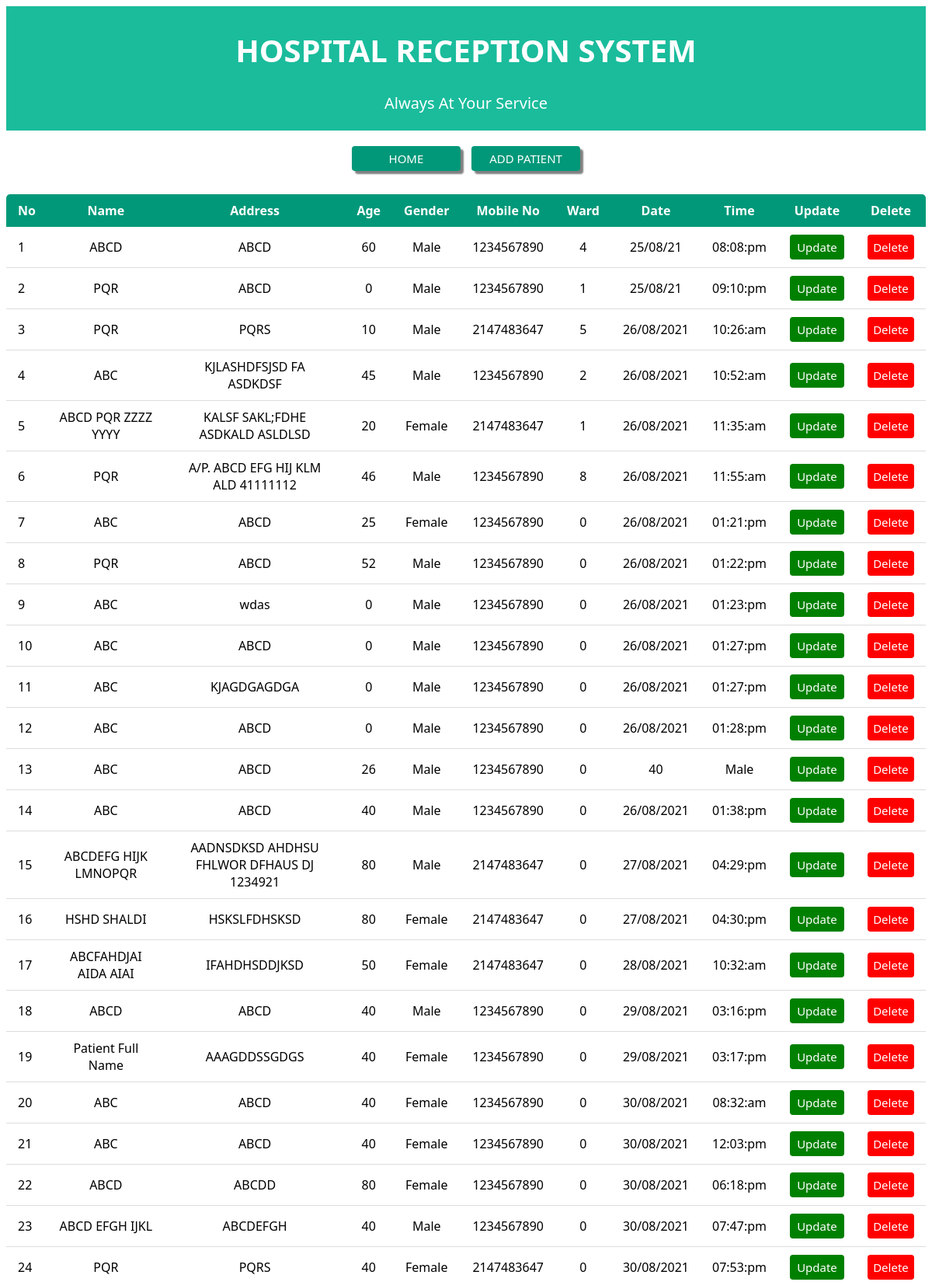
The app's page /pshow.php (signed in, upper part) with its own data.
### tables this page shows
CREATE TABLE `patient` (
  `no` int(10) NOT NULL,
  `name` varchar(50) NOT NULL,
  `address` varchar(100) NOT NULL,
  `mobile` varchar(10) NOT NULL,
  `date` varchar(20) NOT NULL,
  `time` varchar(20) NOT NULL,
  `gender` varchar(20) NOT NULL,
  `age` int(10) NOT NULL,
  `visit` varchar(100) NOT NULL,
  `ward` int(10) NOT NULL,
  `discharge_date` varchar(20) NOT NULL,
  `discharge_time` varchar(20) NOT NULL
);

### pshow.php (the view, shortened to what this page needs)
<!DOCTYPE html>
<html>
    <head>
    </head>
    <body>
        <div class="header">
            <h1>HOSPITAL RECEPTION SYSTEM</h1>
            <p>Always At Your Service</p>
        </div>
        <center>
            <a href="index.php"><button class="btn">HOME</button></a>
            <a href="pinfo.php"><button class="btn">ADD PATIENT</button></a>
        <center>
        <div style="overflow-x:auto;">
        <table class="content-table">
            <thead>
            <tr>
                <th>No</th>
                <th>Name</th>
                <th>Address</th>
                <th>Age</th>
                <th>Gender</th>
                <th>Mobile No</th>
                <th>Ward</th>
                <th>Date</th>
                <th>Time</th>
                <th>Update</th>
                <th>Delete</th>
            </tr>
        </thead>
            <?php
                $con=mysqli_connect('localhost','root','');
                mysqli_select_db($con,'hospital');
                $sql="select * from patient";
                $records=mysqli_query($con,$sql);
                if($records->num_rows>0)
                {
                    $no=1;
                    while($row=mysqli_fetch_array($records))
                    {
                        echo "<tbody>";
                        echo "<tr>";
                        echo "<td>".$no."</td>";
                        echo "<td>".$row['name']."</td>";
                        echo "<td>".$row['address']."</td>";
                        echo "<td>".$row['age']."</td>";
                        echo "<td>".$row['gender']."</td>";
                        echo "<td>".$row['mobile']."</td>";
                        echo "<td>".$row['ward']."</td>";
                        echo "<td>".$row['date']."</td>";
                        echo "<td>".$row['time']."</td>";
                        echo "<td><a href=update.php?id=".$row['no']."><button class='up'>Update</button></a></td>";
                        echo "<td><a href=delete.php?id=".$row['no']."><button class='del'>Delete</button></a></td>";
                        echo "</tbody>";
                        $no++;
                    }
                }
                else
                {
                    print "<font color='red'> No Records Found !!";
                }
            ?>
        </table>
    </body>
</html>

### pshow.php (style rules this page uses)
* { font-family:'Segoe UI', Tahoma, Geneva, Verdana, sans-serif; }
.header { padding:2px; text-align:center; background: #1abc9c; color: white; font-family:'Segoe UI', Tahoma, Geneva, Verdana, sans-serif; }
.header h1 { font-size: 40px; }
.header p { font-size: 20px; }
.btn { color:white; background-color:#009879; border:none; border-radius:4px; cursor:pointer; width:140px; padding:6px; margin:20px 5px; text-align:center; font-size:15px; font-family:'Segoe UI', Tahoma, Geneva, Verdana, sans-serif; box-shadow: 4px 4px 2px grey; }
.del { color:white; background-color:red; border:none; border-radius:4px; width:60px; padding:6px; text-align:center; cursor:pointer; font-size:15px; font-family:'Segoe UI', Tahoma, Geneva, Verdana, sans-serif; }
.up { color:white; background-color:green; border:none; border-radius:4px; width:70px; padding:6px; text-align:center; cursor:pointer; font-size:15px; font-family:'Segoe UI', Tahoma, Geneva, Verdana, sans-serif; }
.content-table { border-collapse:collapse; margin: 10px 0; border-radius: 5px 5px 0 0; overflow: hidden; box-shadow: 0,0,0,0.15; }
.content-table thead tr { background-color: #009879; color: #FFFFFF; text-align: center; font-weight: bold; }
.content-table th, .content-table td { padding: 10px 15px; text-align:center; }
th:first-child, td:first-child { text-align:left; }
.content-table tbody tr { border-bottom: 1px solid #dddddd; }

### records on screen
patient: name "ABCD", address "ABCD", age "60", gender "Male", mobile "1234567890", ward "4", date "25/08/21", time "08:08:pm"
patient: name "PQR", address "ABCD", age "0", gender "Male", mobile "1234567890", ward "1", date "25/08/21", time "09:10:pm"
patient: name "PQR", address "PQRS", age "10", gender "Male", mobile "2147483647", ward "5", date "26/08/2021", time "10:26:am"
patient: name "ABC", address "KJLASHDFSJSD FA ASDKDSF", age "45", gender "Male", mobile "1234567890", ward "2", date "26/08/2021", time "10:52:am"
patient: name "ABCD PQR ZZZZ YYYY", address "KALSF SAKL;FDHE ASDKALD ASLDLSD", age "20", gender "Female", mobile "2147483647", ward "1", date "26/08/2021", time "11:35:am"
patient: name "PQR", address "A/P. ABCD EFG HIJ KLM ALD 41111112", age "46", gender "Male", mobile "1234567890", ward "8", date "26/08/2021", time "11:55:am"
patient: name "ABC", address "ABCD", age "25", gender "Female", mobile "1234567890", ward "0", date "26/08/2021", time "01:21:pm"
patient: name "PQR", address "ABCD", age "52", gender "Male", mobile "1234567890", ward "0", date "26/08/2021", time "01:22:pm"
patient: name "ABC", address "wdas", age "0", gender "Male", mobile "1234567890", ward "0", date "26/08/2021", time "01:23:pm"
patient: name "ABC", address "ABCD", age "0", gender "Male", mobile "1234567890", ward "0", date "26/08/2021", time "01:27:pm"
patient: name "ABC", address "KJAGDGAGDGA", age "0", gender "Male", mobile "1234567890", ward "0", date "26/08/2021", time "01:27:pm"
patient: name "ABC", address "ABCD", age "0", gender "Male", mobile "1234567890", ward "0", date "26/08/2021", time "01:28:pm"
patient: name "ABC", address "ABCD", age "26", gender "Male", mobile "1234567890", ward "0", date "40", time "Male"
patient: name "ABC", address "ABCD", age "40", gender "Male", mobile "1234567890", ward "0", date "26/08/2021", time "01:38:pm"
patient: name "ABCDEFG HIJK LMNOPQR", address "AADNSDKSD AHDHSU FHLWOR DFHAUS DJ 1234921", age "80", gender "Male", mobile "2147483647", ward "0", date "27/08/2021", time "04:29:pm"
patient: name "HSHD SHALDI", address "HSKSLFDHSKSD", age "80", gender "Female", mobile "2147483647", ward "0", date "27/08/2021", time "04:30:pm"
patient: name "ABCFAHDJAI AIDA AIAI", address "IFAHDHSDDJKSD", age "50", gender "Female", mobile "2147483647", ward "0", date "28/08/2021", time "10:32:am"
patient: name "ABCD", address "ABCD", age "40", gender "Male", mobile "1234567890", ward "0", date "29/08/2021", time "03:16:pm"
patient: name "Patient Full Name", address "AAAGDDSSGDGS", age "40", gender "Female", mobile "1234567890", ward "0", date "29/08/2021", time "03:17:pm"
patient: name "ABC", address "ABCD", age "40", gender "Female", mobile "1234567890", ward "0", date "30/08/2021", time "08:32:am"
patient: name "ABC", address "ABCD", age "40", gender "Female", mobile "1234567890", ward "0", date "30/08/2021", time "12:03:pm"
patient: name "ABCD", address "ABCDD", age "80", gender "Female", mobile "1234567890", ward "0", date "30/08/2021", time "06:18:pm"
patient: name "ABCD EFGH IJKL", address "ABCDEFGH", age "40", gender "Male", mobile "1234567890", ward "0", date "30/08/2021", time "07:47:pm"
patient: name "PQR", address "PQRS", age "40", gender "Female", mobile "2147483647", ward "0", date "30/08/2021", time "07:53:pm"
